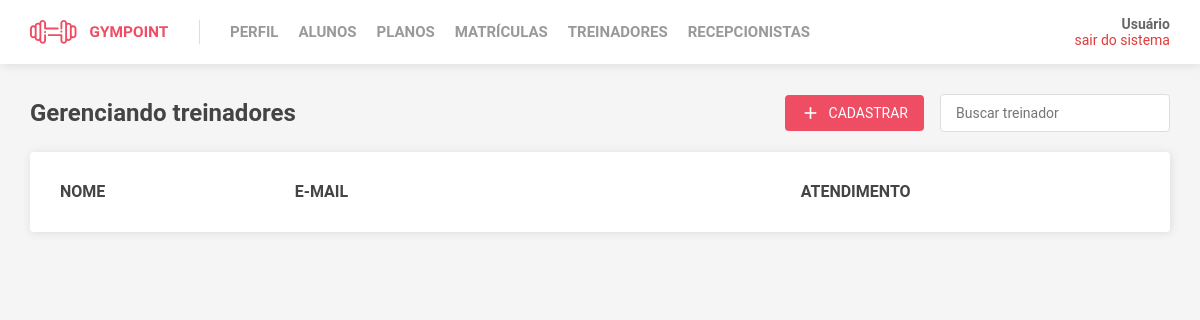
The app's page /trainers, older data.
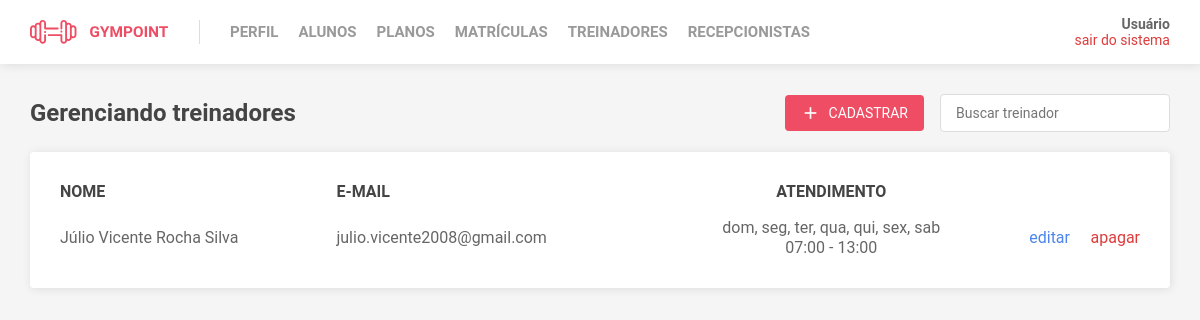
The same page, newer data.
### tables this page shows
CREATE TABLE Trainers (
  id INTEGER PRIMARY KEY,
  hour_start TIME NOT NULL,
  hour_end TIME NOT NULL,
  service_days VARCHAR(255) NOT NULL,
  FOREIGN KEY (id) REFERENCES Users(id)
);

CREATE TABLE Users (
  id INTEGER PRIMARY KEY AUTOINCREMENT,
  name VARCHAR(100) NOT NULL,
  cpf VARCHAR(14) NOT NULL UNIQUE,
  email VARCHAR(60) NOT NULL UNIQUE,
  password VARCHAR(20) NOT NULL,
  phone VARCHAR(19) NOT NULL,
  phone_alt VARCHAR(19),
  cep VARCHAR(9) NOT NULL,
  street_number INTEGER NOT NULL,
  user_type VARCHAR(15) DEFAULT 'Student'
);

### app.py (the view)
@app.route('/trainers')
def trainers():
  return render_template('Trainers/trainers.html', trainers=getTrainersList(), formatHours=Trainer.formatHours)

### classes/trainer.py (called while the page is built)
  @staticmethod
  def formatHours(hour_start, hour_end):
    return str(hour_start)[0 : 5] + ' - ' + str(hour_end)[0 : 5]

### controllers/trainers.py (called while the page is built)
def getTrainersList():
  cur = get_db_cursor()
  cur.execute('SELECT Users.id, name, email, hour_start, hour_end, service_days FROM Users INNER JOIN Trainers ON Users.id = Trainers.id')
  trainers = cur.fetchall()
  cur.close()
  return trainers

### database/config.py (called while the page is built)
def get_db_cursor():
  connection = sqlite3.connect('database.db', isolation_level=None)
  connection.row_factory = sqlite3.Row
  return connection.cursor()

### templates/Trainers/trainers.html (shortened to what this page needs)
{% extends 'base.html' %}
{% block content %}
<header>
  <h1>Gerenciando treinadores</h1>
  <aside>
    <a href="/create-trainer">
      <span class="material-icons" style="color:#FFF; font-size:20px;">
      </span>
      Cadastrar
    </a>
    <input
      type="text"
      placeholder="Buscar treinador"
    />
  </aside>
</header>
<table cellSpacing="0" class="list">
  <thead>
    <tr>
      <th>NOME</th>
      <th>E-MAIL</th>
      <th id="center">ATENDIMENTO</th>
      <th> </th>
      <th> </th>
    </tr>
  </thead>
  <tbody>
    {% for trainer in trainers %}
      <tr>
        <td>{{ trainer['name'] }}</td>
        <td>{{ trainer['email'] }}</td>
        <td id="center">
          {{ trainer['service_days'] }}
          <br />
          {{ formatHours(trainer['hour_start'], trainer['hour_end']) }}
        </td>
        <td id="update">
          <a href="#" id="update">
            editar
          </a>
        </td>
        <td id="delete">
          <button type="button" id="delete">
            apagar
          </button>
        </td>
      </tr>
    {% endfor %}
  </tbody>
</table>
{% endblock %}

Row changes from the older to the newer data that the page shows:
added Trainers: name "Júlio Vicente Rocha Silva", email "julio.vicente2008@gmail.com", service_days "dom, seg, ter, qua, qui, sex, sab", hour_start+hour_end "07:00 - 13:00"
